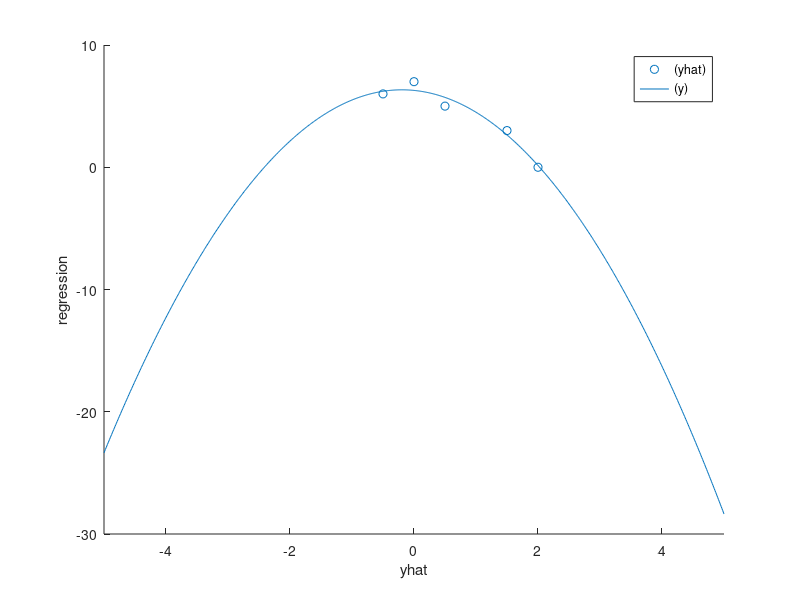

This figure's MATLAB source:
b = [0.25 -0.5 1; 0 0 1; 0.25 0.5 1; 2.25 1.5 1; 4 2 1] % x^2, x, 1
yhat = [6 7 5 3 0]'
bTyhat = b'*yhat
bTb = b'*b
bTb_bTyhat = [bTb, bTyhat]
reduced_bTb_bTyhat = rref(bTb_bTyhat)
cVector = reduced_bTb_bTyhat(1:3,4)
y = b*cVector
X = b(1:5,2)

figure(3)
scatter(X,yhat); hold on
fplot(@(x) ((x^2)*cVector(1,1)+(x*cVector(2,1))+cVector(3,1)))
xlabel('yhat'); ylabel('regression')
legend('(yhat)', '(y)');
